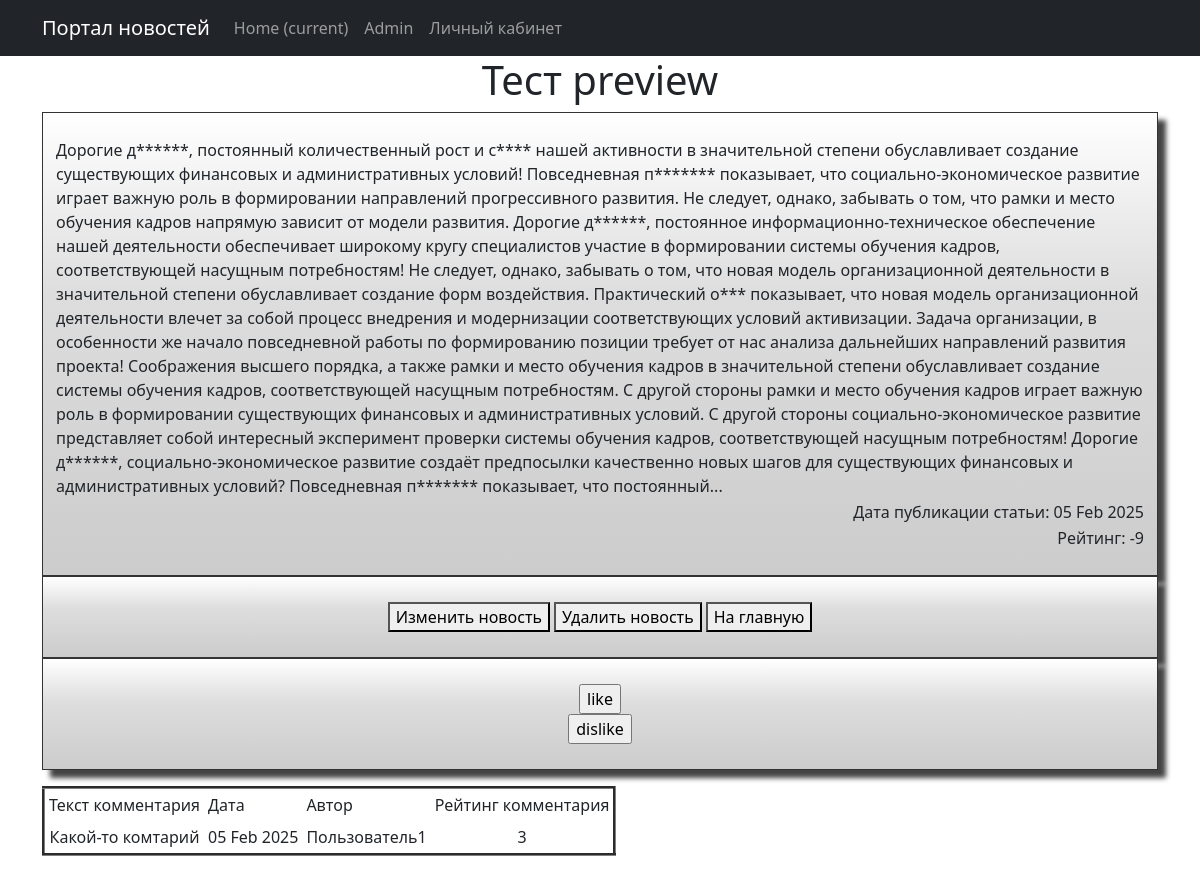
Before: /publication/1 with the older database file.
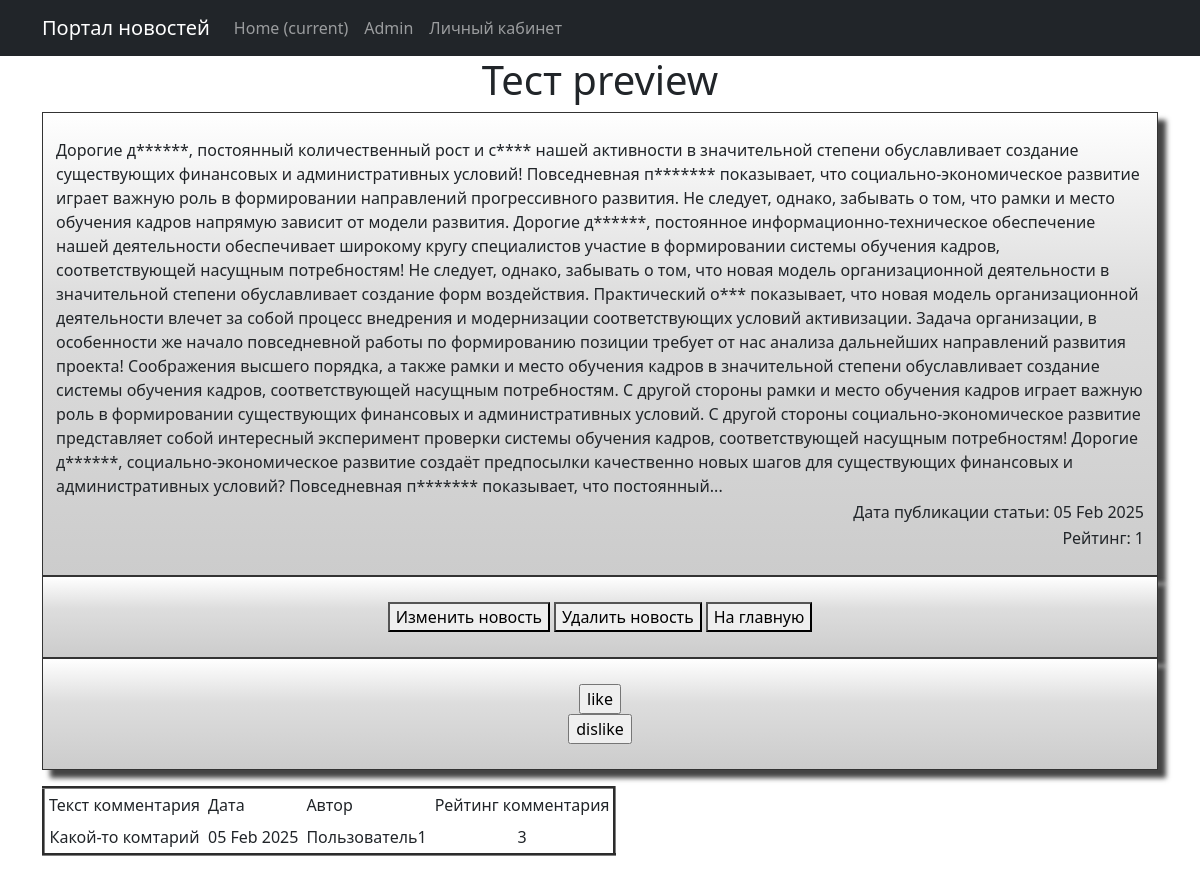
After: the same page with the newer database file.
### news/models.py (models this page shows, shortened)
class Post(models.Model):
    news = "NW"
    article = "AR"
    POSITIONS = [(news, "Новость"),
                 (article, "Статья")]
    autor_id = models.ForeignKey(Author, on_delete=models.CASCADE)
    type = models.CharField(max_length = 2, choices=POSITIONS, default=news)
    date_time = models.DateTimeField(auto_now_add=True)
    category = models.ManyToManyField(Category, through="PostCategory")
    title_news = models.CharField(max_length = 128)
    text_news = models.TextField()
    rating_post = models.IntegerField(default = 0)

class Censorship(models.Model):
    word = models.CharField(max_length = 255, unique=True)
    def __str__(self):
        return f'{self.word}'

### news/views.py (the view)
# urls.py: path('<int:pk>', PostDetail.as_view(), name="news_detail"),
class PostDetail(DetailView):
    model = Post
    template_name = 'post.html'
    context_object_name = 'post'
    def get_context_data(self, **kwargs):
        publication = self.get_object()
        context = super().get_context_data(**kwargs)
        context['update_news'] = (publication.type == "NW")
        context['update_article'] = (publication.type == "AR")
        context['comments'] = Comment.objects.filter(post_id=publication.pk)
        return context

### news/templatetags/custom_filters.py (called while the page is built)
def delete_symbol_l_r(word):
    symbols = ['!', '"', '#', '$', '%', '&', "'", '(', ')' '*',"\\", '+', ',', '-', '.', '/', ':', ';', '<', '=', '>', '?',
               '@', '[', ']', '^', '_', '`', '{', '|', '}']
    for symbol in symbols:
       word = word.rstrip(symbol).lstrip(symbol)
    return word

def stripping(text):
    word = ''
    for i in text:
        if i.isalpha():
            word += i
    return word.lower()

@register.filter()
def censor(text):
    list_censor = [str(i) for i in Censorship.objects.all()]
    for word in text.split():
        format_word = stripping(word)
        if format_word in list_censor:
            cencore_word = format_word[0] + "*" * (len(word) - 1)
            text = text.replace(delete_symbol_l_r(word), cencore_word)
    return text

### templates/post.html (shortened to what this page needs)
{% extends 'flatpages/default.html' %}
{% load custom_filters %}
{% block content %}
<h1>{{ post.title_news | censor }}</h1>
        <div class="shadowbox">
                <table align="center">
                    <tr>
                        <td align="left">{{ post.text_news | censor }}</td>
                    </tr>
                    <tr>
                        <td align="right"> Дата публикации статьи: {{ post.date_time | date:'d M Y' }}</td>
                    </tr>
                    <tr>
                        <td align="right"> Рейтинг: {{ post.rating_post }}</td>
                    </tr>
                </table>
        </div>
        <div class="shadowbox">
                <table align="center">
                    <tr>
                        <td align="center">
                            {% if update_news %}
                                    <form action="/publication/news/{{ post.pk }}/edit/" target="_blank">
                                        <button>Изменить новость</button>
                                    </form>
                            {% endif %}
                        </td>
                        <td align="center">
                        </td>
                        <td align="center">
                            {% if update_news %}
                                    <form action="/publication/news/{{ post.pk }}/delete/" target="_blank">
                                        <button>Удалить новость</button>
                                    </form>
                            {% endif %}
                        </td>
                        <td align="center">
                        </td>
                        <td align="center">
                            <form action="/publication/" target="_blank">
                                <button>На главную</button>
                            </form>
                        </td>
                    </tr>
                </table>
        </div>
        <div class="shadowbox">
                <table align="center">
                    <tr>
                        <td align="center">
                                    <form action="{% url 'like_dislike' post.pk %}" method="post">
                                        <input type="submit" value="like">
                                    </form>
                                    <form action="{% url 'like_dislike' post.pk %}" method="post">
                                        <input type="submit" value="dislike">
                                    </form>
                        </td>
                    </tr>
                </table>
        </div>
<div>
    <p>
        {% if comments %}
            <table border="3" cellpadding="4" cellspacing="1">
                <tr>
                    <td align="left">Текст комментария</td>
                    <td align="left">Дата</td>
                    <td align="left">Автор</td>
                    <td align="left">Рейтинг комментария</td>
                </tr>
                {% for comment in comments%}
                <tr>
                    <td>{{ comment.text_comment }}</td>
                    <td>{{ comment.date_time | date:'d M Y' }}</td>
                    <td>{{ comment.user_id }}</td>
                    <td>{{ comment.rating_comments }}</td>
                </tr>
                {% endfor %}
            </table>
        {% else %}
        <h2>Комментариев нет!</h2>
        {% endif%}
    </p>
</div>
{% endblock content %}

Changed rows visible on the page:
changed Post "Тест preview": rating_post "-9" → "1"
